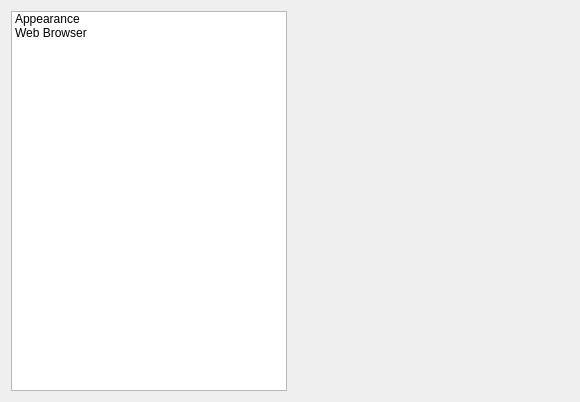
<?xml version="1.0" encoding="UTF-8"?>
<ui version="4.0">
 <class>Form</class>
 <widget class="QWidget" name="Form">
  <property name="geometry">
   <rect>
    <x>0</x>
    <y>0</y>
    <width>580</width>
    <height>402</height>
   </rect>
  </property>
  <property name="windowTitle">
   <string>Form</string>
  </property>
  <layout class="QHBoxLayout" name="horizontalLayout">
   <item>
    <widget class="QListWidget" name="listWidget">
     <item>
      <property name="text">
       <string>Appearance</string>
      </property>
     </item>
     <item>
      <property name="text">
       <string>Web Browser</string>
      </property>
     </item>
    </widget>
   </item>
   <item>
    <widget class="QStackedWidget" name="stackedWidget">
     <property name="currentIndex">
      <number>2</number>
     </property>
     <widget class="QWidget" name="page">
      <layout class="QVBoxLayout" name="verticalLayout_3">
       <item>
        <widget class="QGroupBox" name="openGroupBox">
         <property name="title">
          <string>Open at Startup</string>
         </property>
         <layout class="QVBoxLayout" name="verticalLayout_2">
          <item>
           <widget class="QCheckBox" name="webBorwserCheckBox">
            <property name="text">
             <string>Web Browser</string>
            </property>
            <property name="checked">
             <bool>true</bool>
            </property>
           </widget>
          </item>
          <item>
           <widget class="QCheckBox" name="mailEditorCheckBox">
            <property name="text">
             <string>Mail editor</string>
            </property>
            <property name="checked">
             <bool>true</bool>
            </property>
           </widget>
          </item>
          <item>
           <widget class="QCheckBox" name="newsGroupCheckBox">
            <property name="text">
             <string>Newsgroups</string>
            </property>
           </widget>
          </item>
         </layout>
        </widget>
       </item>
       <item>
        <widget class="QGroupBox" name="toolbarsGroupBox">
         <property name="title">
          <string>Show Toolbars as</string>
         </property>
         <layout class="QVBoxLayout" name="verticalLayout">
          <item>
           <widget class="QRadioButton" name="picturesAndTextRadioButton">
            <property name="text">
             <string>Pictures and text</string>
            </property>
            <property name="checked">
             <bool>true</bool>
            </property>
           </widget>
          </item>
          <item>
           <widget class="QRadioButton" name="picturesOnlyRadioButton">
            <property name="text">
             <string>Pictures only</string>
            </property>
           </widget>
          </item>
          <item>
           <widget class="QRadioButton" name="textOnlyRadioButton">
            <property name="text">
             <string>Text only</string>
            </property>
           </widget>
          </item>
         </layout>
        </widget>
       </item>
       <item>
        <widget class="QCheckBox" name="tooltipsCheckBox">
         <property name="text">
          <string>Show Tooltips</string>
         </property>
        </widget>
       </item>
       <item>
        <widget class="QCheckBox" name="webSiteIconsCheckBox">
         <property name="text">
          <string>Show web site icons</string>
         </property>
        </widget>
       </item>
       <item>
        <widget class="QCheckBox" name="resizeImagesCheckBox">
         <property name="text">
          <string>Resize largeimages to fit in the window</string>
         </property>
        </widget>
       </item>
      </layout>
     </widget>
     <widget class="QWidget" name="page_2">
      <layout class="QVBoxLayout" name="verticalLayout_5">
       <item>
        <widget class="QGroupBox" name="displayGroupBox">
         <property name="title">
          <string>Display at Startup</string>
         </property>
         <layout class="QVBoxLayout" name="verticalLayout_4">
          <item>
           <widget class="QCheckBox" name="blankRadioButton">
            <property name="text">
             <string>Blank Page</string>
            </property>
            <property name="checked">
             <bool>true</bool>
            </property>
           </widget>
          </item>
          <item>
           <widget class="QCheckBox" name="homeRadioButton">
            <property name="text">
             <string>Blank Page</string>
            </property>
            <property name="checked">
             <bool>true</bool>
            </property>
           </widget>
          </item>
          <item>
           <widget class="QCheckBox" name="lastRadioButton">
            <property name="text">
             <string>Last page visited</string>
            </property>
           </widget>
          </item>
         </layout>
        </widget>
       </item>
       <item>
        <widget class="QGroupBox" name="homeGroupBox">
         <property name="title">
          <string>Home Page</string>
         </property>
         <layout class="QHBoxLayout" name="horizontalLayout_2">
          <item>
           <widget class="QLabel" name="locationLabel">
            <property name="text">
             <string>Location:</string>
            </property>
           </widget>
          </item>
          <item>
           <widget class="QLineEdit" name="locationLineEdit">
            <property name="text">
             <string>http://www.qt.io/</string>
            </property>
           </widget>
          </item>
         </layout>
        </widget>
       </item>
       <item>
        <widget class="QGroupBox" name="groupBox">
         <property name="title">
          <string>Select the buttons you want in the toolbar</string>
         </property>
         <layout class="QGridLayout" name="gridLayout">
          <item row="0" column="0">
           <widget class="QCheckBox" name="bookmarksCheckBox">
            <property name="text">
             <string>Bookmarks</string>
            </property>
            <property name="checked">
             <bool>true</bool>
            </property>
           </widget>
          </item>
          <item row="0" column="1">
           <widget class="QCheckBox" name="searchCheckBox">
            <property name="text">
             <string>Search</string>
            </property>
            <property name="checked">
             <bool>true</bool>
            </property>
           </widget>
          </item>
          <item row="1" column="0">
           <widget class="QCheckBox" name="goCheckBox">
            <property name="text">
             <string>Go</string>
            </property>
           </widget>
          </item>
          <item row="1" column="1">
           <widget class="QCheckBox" name="printCheckBox">
            <property name="text">
             <string>Print</string>
            </property>
            <property name="checked">
             <bool>true</bool>
            </property>
           </widget>
          </item>
          <item row="2" column="0">
           <widget class="QCheckBox" name="homeCheckBox">
            <property name="text">
             <string>Home</string>
            </property>
            <property name="checked">
             <bool>true</bool>
            </property>
           </widget>
          </item>
         </layout>
        </widget>
       </item>
      </layout>
     </widget>
     <widget class="QWidget" name="page_3"/>
    </widget>
   </item>
  </layout>
 </widget>
 <resources/>
 <connections>
  <connection>
   <sender>listWidget</sender>
   <signal>currentRowChanged(int)</signal>
   <receiver>stackedWidget</receiver>
   <slot>setCurrentIndex(int)</slot>
   <hints>
    <hint type="sourcelabel">
     <x>198</x>
     <y>126</y>
    </hint>
    <hint type="destinationlabel">
     <x>374</x>
     <y>152</y>
    </hint>
   </hints>
  </connection>
 </connections>
</ui>
